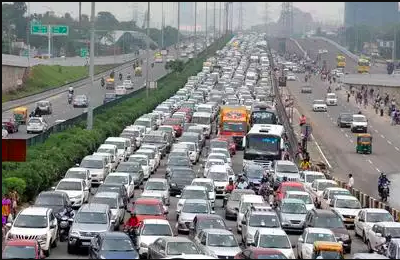
#> input picture Code/Image density using thresholding/test4.jpg, 400 x 260 px
$ python test2.py
#> lines starting #> are read from the running program, lines starting #| are printed output that depends on the picture; after the words box and inside, x2 and y2 are one past the last pixel; in counts of white or black regions, pixels touching at a corner belong together; long printed decimals are rounded
import numpy as np
import cv2

image = cv2.imread('test4.jpg')
#> image is the input picture: shape (260, 400, 3); mean B, G, R 131.9, 132.6, 131.3
cv2.imshow('actual image',image)
gray = cv2.cvtColor(image, cv2.COLOR_BGR2GRAY)
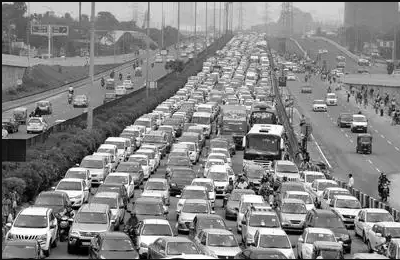
#> gray: shape (260, 400); min 0, max 255, mean 132.2
cv2.imshow('grayscaled',gray)
thr = gray
ret,thr = cv2.threshold(gray,90,255,cv2.THRESH_BINARY)	#threshold value need to be set
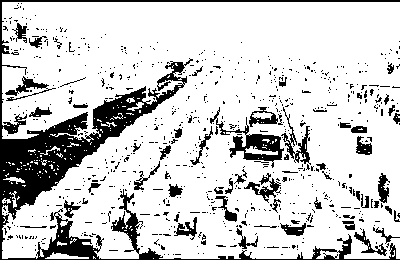
#> thr: shape (260, 400); 80.7% white; 731 black regions (671 under 20 px), largest, box (x1, y1, x2, y2) and area: (0, 0, 400, 260) 11517, (210, 107, 284, 168) 1086, (281, 107, 311, 165) 424
cv2.imshow('binary',thr)
count = cv2.countNonZero(thr)
#> count = 83934
total = thr.size
#> total = 104000
density = (total-count)/total
#> density = 0.193
print("Traffic density is",density)
#| Traffic density is 0.1929
cv2.waitKey(0)
cv2.destroyAllWindows()

$ run again, with Code/Image density using thresholding/test1.jpg copied over Code/Image density using thresholding/test4.jpg
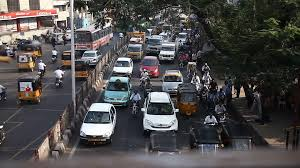
#> input picture Code/Image density using thresholding/test1.jpg, 300 x 168 px
#> image is the input picture: shape (168, 300, 3); mean B, G, R 75.4, 75.4, 77.6
#> `gray = cv2.cvtColor(image, cv2.COLOR_BGR2GRAY)`:
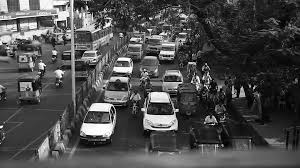
#> gray: shape (168, 300); min 0, max 255, mean 76
#> `ret,thr = cv2.threshold(gray,90,255,cv2.THRESH_BINARY)`:
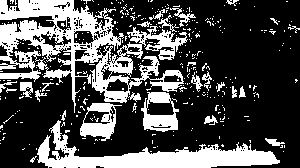
#> thr: shape (168, 300); 30.8% white; 345 white regions (321 under 20 px), largest, box (x1, y1, x2, y2) and area: (0, 0, 188, 113) 7838, (37, 120, 280, 168) 4002, (141, 92, 179, 132) 824
#> count = 15540
#> density = 0.692
#| Traffic density is 0.6917

$ run again, with Code/Image density using thresholding/test2.jpg copied over Code/Image density using thresholding/test4.jpg
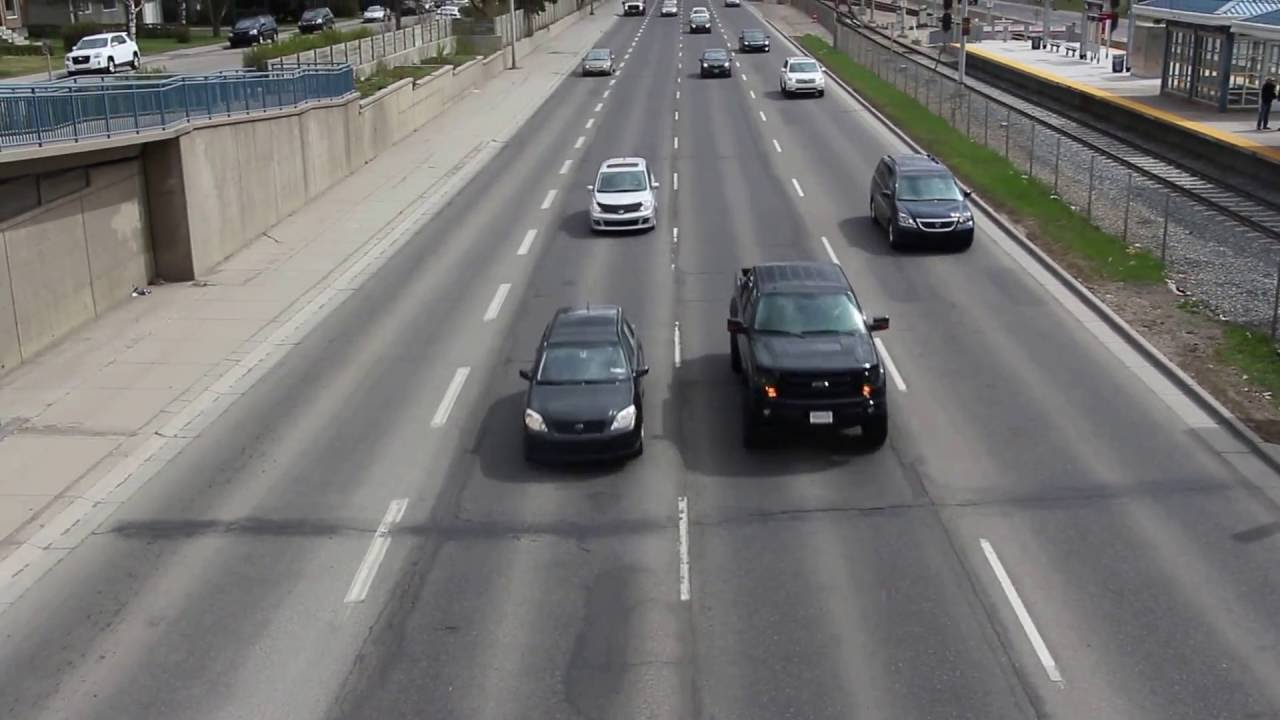
#> input picture Code/Image density using thresholding/test2.jpg, 1280 x 720 px
#> image is the input picture: shape (720, 1280, 3); mean B, G, R 114.6, 115.7, 116.5
#> `gray = cv2.cvtColor(image, cv2.COLOR_BGR2GRAY)`:
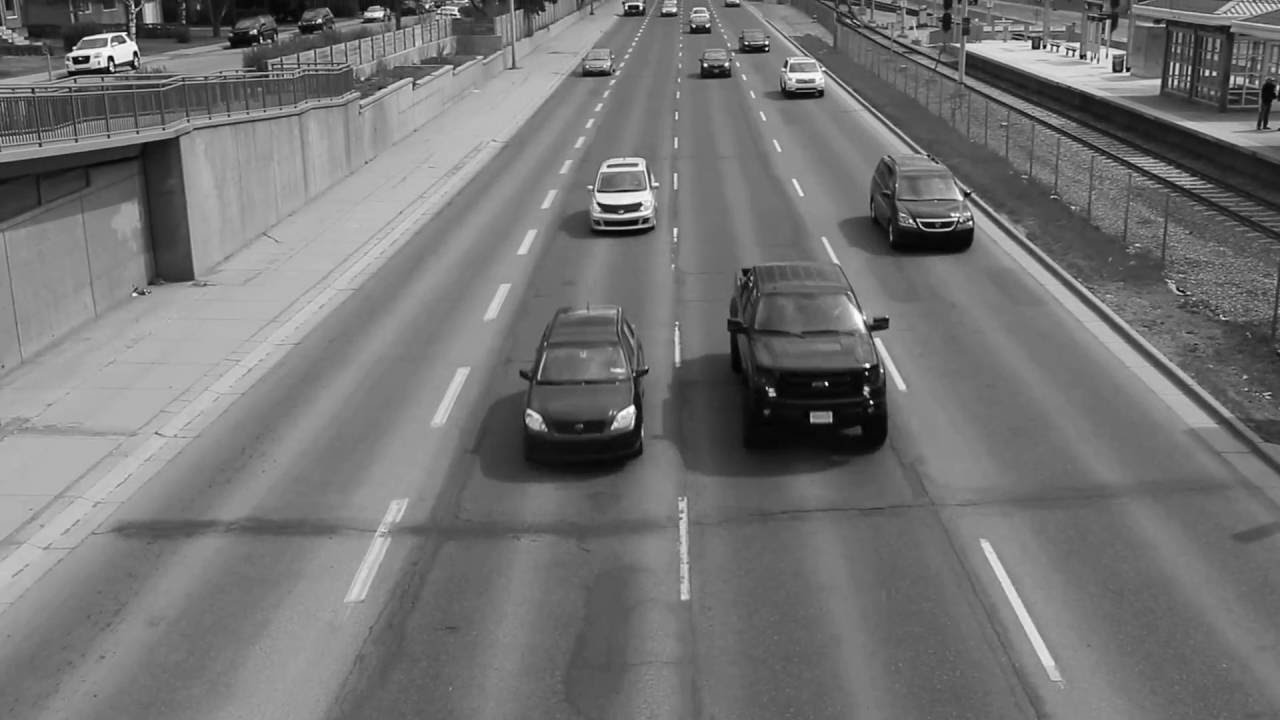
#> gray: shape (720, 1280); min 0, max 255, mean 115.8
#> `ret,thr = cv2.threshold(gray,90,255,cv2.THRESH_BINARY)`:
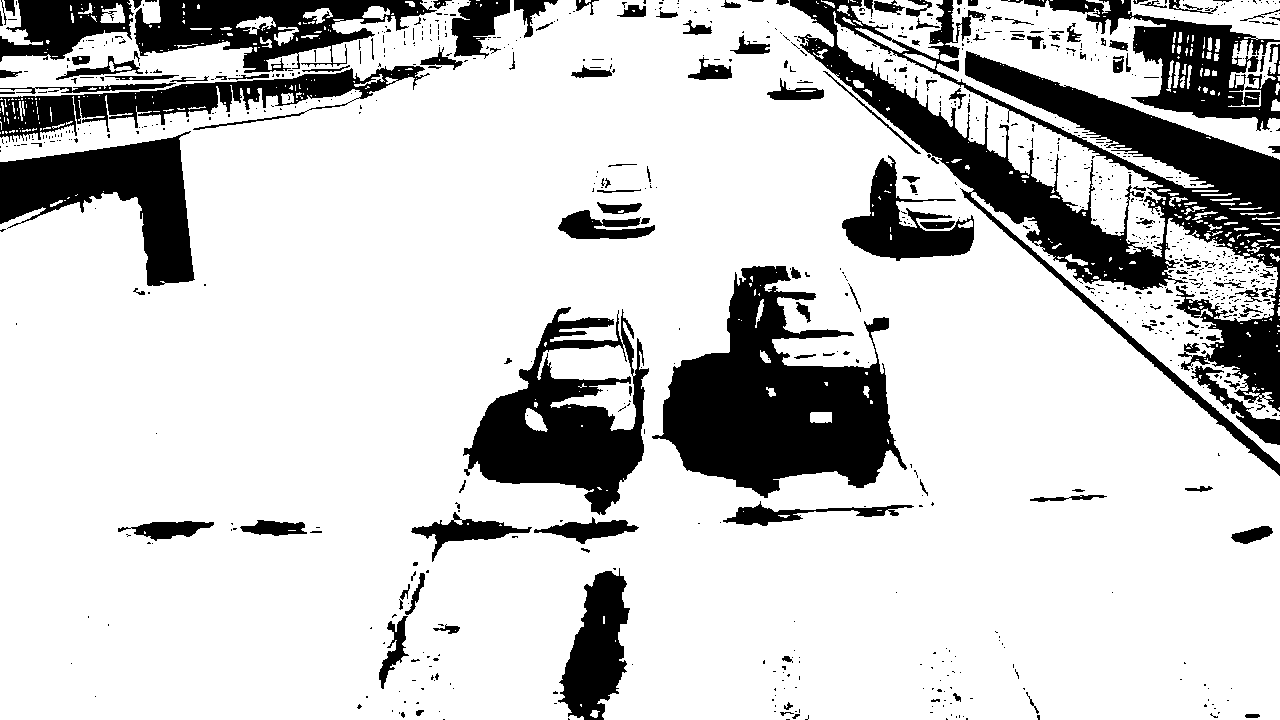
#> thr: shape (720, 1280); 80% white; 921 black regions (768 under 20 px), largest, box (x1, y1, x2, y2) and area: (790, 0, 1280, 476) 47305, (652, 266, 907, 498) 30401, (463, 307, 649, 515) 17448
#> count = 736824
#> density = 0.2
#| Traffic density is 0.2005

$ run again, with Code/Image density using thresholding/test3.jpg copied over Code/Image density using thresholding/test4.jpg
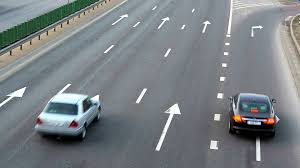
#> input picture Code/Image density using thresholding/test3.jpg, 300 x 168 px
#> image is the input picture: shape (168, 300, 3); mean B, G, R 131.9, 127.7, 121.5
#> `gray = cv2.cvtColor(image, cv2.COLOR_BGR2GRAY)`:
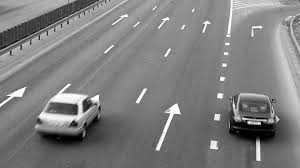
#> gray: shape (168, 300); min 0, max 255, mean 126.4
#> `ret,thr = cv2.threshold(gray,90,255,cv2.THRESH_BINARY)`:
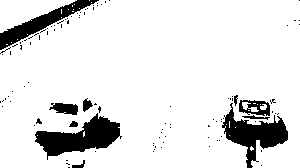
#> thr: shape (168, 300); 88.6% white; 107 black regions (96 under 20 px), largest, box (x1, y1, x2, y2) and area: (35, 113, 122, 160) 1898, (222, 103, 288, 168) 1634, (0, 0, 99, 50) 1205
#> count = 44649
#> density = 0.114
#| Traffic density is 0.1141
